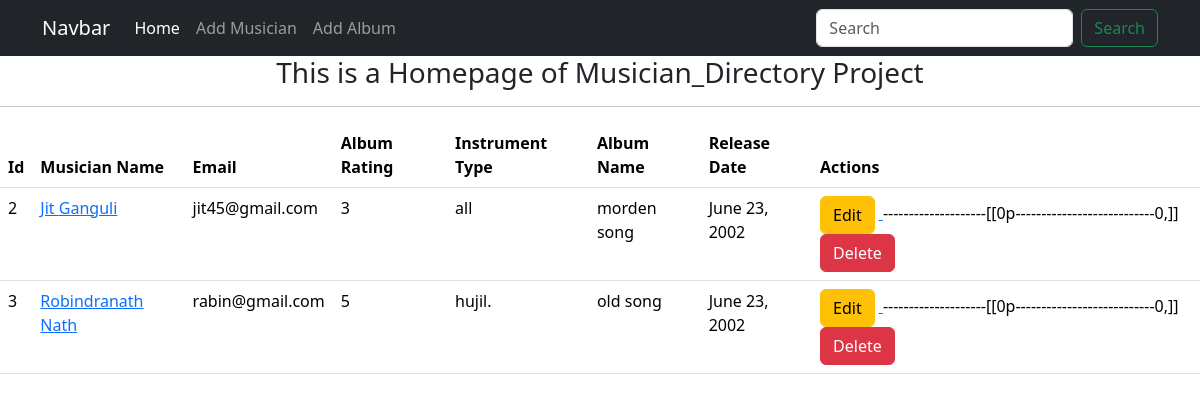
The page / on the database its author committed.
### Album/models.py (models this page shows, shortened)
class Album_model(models.Model):
    Album_name=models.CharField(max_length=100,null=True,blank=True)
    Album_release_Date=models.DateField(null=True,blank=True)
    Musician=models.ForeignKey(Musicianmodel,on_delete=models.CASCADE,null=True,blank=True)
    NUM_SIZES = {
        "1": "1",
        "2": "2",
        "3": "3",
        "4": "4",
        "5": "5"
    }
    Rating = models.CharField(max_length=5, choices=NUM_SIZES,null=True,blank=True)

### A_Musician/models.py (models this page shows, shortened)
class Musicianmodel(models.Model):
    First_name=models.CharField(max_length=100)
    Last_name=models.CharField(max_length=100)
    Email=models.EmailField()
    Instrument_Type=models.TextField()
    Phone_number=models.CharField(max_length=12)

### Musicians_Directory/views.py (the view)
# urls.py: 2. Add a URL to urlpatterns:  path('', views.home, name='home')
def home(request):
    data=Album_model.objects.all()
    return render(request,'homepage.html',{'data' : data})

### templates/homepage.html
{% extends 'base.html' %}
{% block content %}
<div class="col justify-content-center">
<h3 class="text-center"> This is a Homepage of Musician_Directory Project </h3>
<hr>
<table class="table ml-2" >
    <thead>
        <tr>
            <th scope="col">Id</th>
            <th scope="col">Musician Name</th>
            <th scope="col">Email</th>
            <th scope="col">Album Rating</th>
            <th scope="col">Instrument Type</th>
            <th scope="col">Album Name</th>
            <th scope="col">Release Date</th>
            <th scope="col">Actions</th>
        </tr>
    </thead>
    <tbody>
        {% for album in data %}
            <tr>
                <td scope="col">{{ album.id }}</td>
                <td scope="col">
                    <a href="{% url 'edit_musician' album.Musician.id %}">{{ album.Musician.First_name}} {{ album.Musician.Last_name }}</a>
                </td>
                <td scope="col">{{ album.Musician.Email }}</td>
                <td scope="col">{{ album.Rating }}</td>
                <td scope="col">{{ album.Musician.Instrument_Type }}</td>
                <td scope="col">{{ album.Album_name }}</td>
                <td scope="col">{{ album.Album_release_Date }}</td>
                <td scope="col">
                    <a href="{% url "edit_album" album.id %}">
                        <button class="btn me-1 btn-warning">Edit</button>
                    </a>--------------------[[0p---------------------------0,]]
                    <a href="{% url "delete_table" album.id %}">
                        <button class="btn me-1 btn-danger">Delete</button>
                    </a>
                </td>
            </tr>
        {% endfor %}
    </tbody>
</div
{% endblock %}

### templates/base.html (shortened to what this page needs)
<!DOCTYPE html>
<html lang="en">
<head>
    <link href="https://cdn.jsdelivr.net/npm/bootstrap@5.3.2/dist/css/bootstrap.min.css" rel="stylesheet">
</head>
<body>
  <nav class="navbar navbar-expand-lg navbar-dark bg-dark">
    <div class="container">
      <a class="navbar-brand" href="#">Navbar</a>
      <div class="collapse navbar-collapse" id="navbarSupportedContent">
        <ul class="navbar-nav me-auto mb-2 mb-lg-0">
          <li class="nav-item">
            <a class="nav-link active" aria-current="page" href="{% url 'homepage' %}">Home</a>
          </li>
          <li class="nav-item">
            <a class="nav-link" href="{% url 'musican' %}">Add Musician</a>
          </li>
          <li class="nav-item">
              <a class="nav-link" href="{% url 'album' %}">Add Album</a>
          </li>
        </ul>
        <form class="d-flex" role="search">
          <input class="form-control me-2" type="search" placeholder="Search" aria-label="Search">
          <button class="btn btn-outline-success" type="submit">Search</button>
        </form>
      </div>
    </div>
  </nav>
  {% block content %}
  {% endblock %}
  <script src="https://cdn.jsdelivr.net/npm/bootstrap@5.3.2/dist/js/bootstrap.bundle.min.js"></script>
</body>
</html>

### rows shown on the page
Album_model: id "2", Musician.First_name "Jit", Musician.Last_name "Ganguli", Musician.Email "jit45@gmail.com", Rating "3", Musician.Instrument_Type "all", Album_name "morden song", Album_release_Date "June 23, 2002"
Album_model: id "3", Musician.First_name "Robindranath", Musician.Last_name "Nath", Musician.Email "rabin@gmail.com", Rating "5", Musician.Instrument_Type "hujil.", Album_name "old song", Album_release_Date "June 23, 2002"
